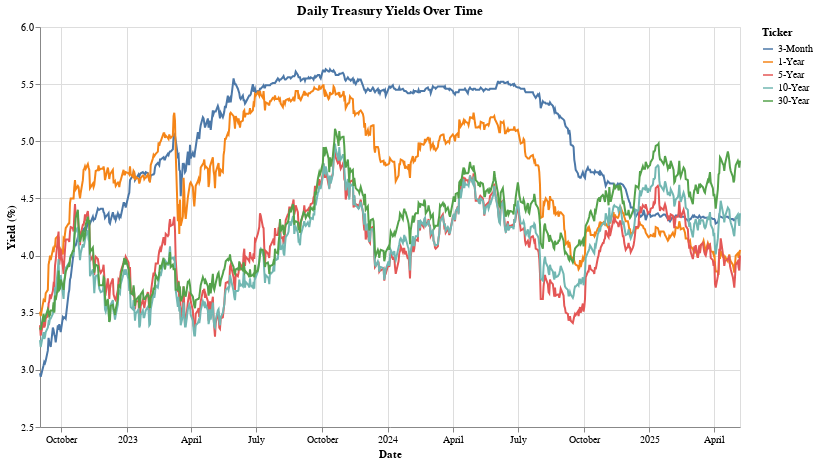

Source (notebook cell):
### Markdown cell above
## Visualize the data

### Code cell
# Melt for long format
melted_df = combined_df.melt(id_vars='Date', var_name='Ticker', value_name='Yield')

# Filter data to only keep records from September 2022 onwards
melted_df = melted_df[melted_df['Date'] >= '2022-09-01']

# Remove NaN yields (some maturities are missing on certain dates)
melted_df.dropna(subset=["Yield"], inplace=True)

# Calculate y-axis bounds
min_y_value = melted_df['Yield'].min()
max_y_value = melted_df['Yield'].max()
y_start = np.floor(min_y_value * 2) / 2
y_end = np.ceil(max_y_value * 2) / 2

# Sorting list for legend and line color order
output_list = list(series_ids.keys())

# Create Altair line chart
chart = alt.Chart(melted_df).mark_line().encode(
    x=alt.X('Date:T', title="Date"),
    y=alt.Y('Yield:Q', scale=alt.Scale(domain=[y_start, y_end]), title="Yield (%)"),
    color=alt.Color('Ticker:N', sort=output_list),
    tooltip=['Date:T', 'Ticker:N', 'Yield:Q']
).properties(
    width=700,
    height=400,
    title='Daily Treasury Yields Over Time'
)

# Streamlit output
#st.altair_chart(chart, use_container_width=True)
# Draw the line
chart

### Figure 1 — Vega-Lite specification as saved in the notebook (floating-point values rounded to 4 significant figures; data arrays with more than 128 entries replaced by an {"elided": "..."} marker saying what was removed)
{"config": {"view": {"continuousWidth": 300, "continuousHeight": 300}}, "data": {"name": "data-98b0e2ee5cb55ae174cbf393a7c95426"}, "mark": {"type": "line"}, "encoding": {"color": {"field": "Ticker", "sort": ["3-Month", "1-Year", "5-Year", "10-Year", "30-Year"], "type": "nominal"}, "tooltip": [{"field": "Date", "type": "temporal"}, {"field": "Ticker", "type": "nominal"}, {"field": "Yield", "type": "quantitative"}], "x": {"field": "Date", "title": "Date", "type": "temporal"}, "y": {"field": "Yield", "scale": {"domain": [2.5, 6.0]}, "title": "Yield (%)", "type": "quantitative"}}, "height": 400, "title": "Daily Treasury Yields Over Time", "width": 700, "$schema": "https://vega.github.io/schema/vega-lite/v5.20.1.json", "datasets": {"data-98b0e2ee5cb55ae174cbf393a7c95426": {"elided": "3350 records"}}}
